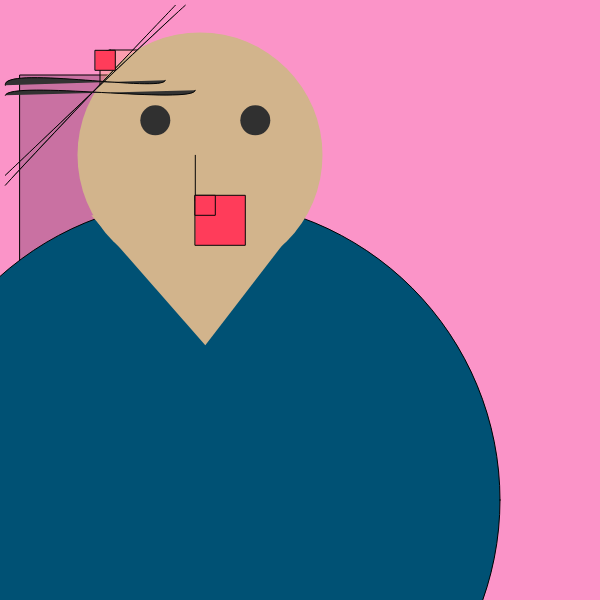
Frame 1 (no input)
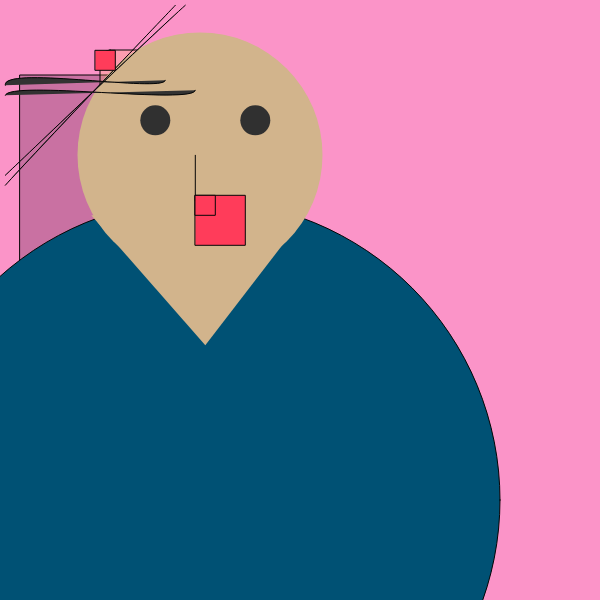
Frame 60 (no input)
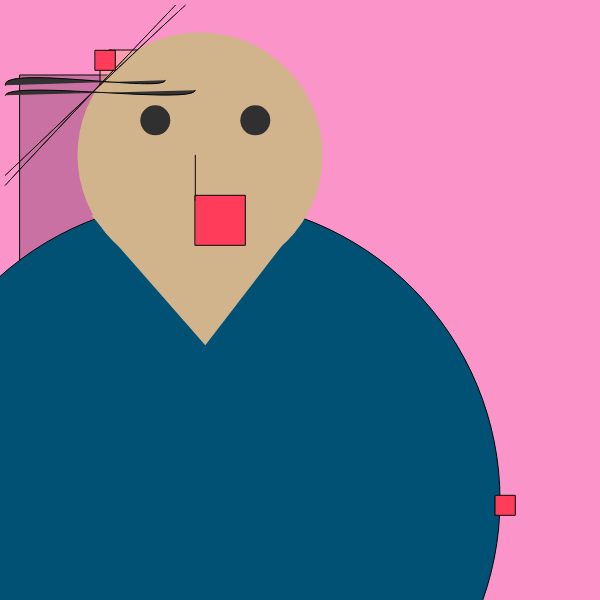
Frame 120 (the mouse pressed at the canvas centre since frame 60)

The p5.js sketch that drew these frames (run headless with seeded random() and noise() and a simulated clock; from frame 60 on, the mouse is pressed at the canvas centre):

// p5.js sketch
// ── sketch.js
function setup() {
  createCanvas(600, 600);
}

function draw() {
background(251,148,200);
  
   
//  face abstract
  //shade box 
  fill(40,2,40,60)
  square(20,75,200)
  
  //yellow
  fill(275,190,75,51)
  square (100,50,80,10)
  
  // Body
  fill(0, 81, 116);
  ellipse(200, 500, 600, 600);
  
  //face upper head
  let c = color('tan');
fill(c);
  noStroke()
  ellipse(200, 155, 245, 245);
  
   //face jawline 
 noStroke()
  
  translate(5.3,5.3)
triangle(200, 340 ,300, 210, 86, 210);
 
  
  //Eyes
  fill(48)
  ellipse(150, 115, 30, 30);//eye 1
  ellipse(250, 115, 30, 30); // eye 2
 
//nose
  stroke (5)
  line( 190,150,190,195)
  
  //hair-stuff
  curve(190,0,180,0,0,170,90,85)
curve(85,90,170,0,0,180,0,190)
  
  //Le Brow
  fill(50)
  curve(0,0,190,85,0,90,170,180)
  curve(0,0,160,75,0,80,190,200)
  
  //lips
fill(255,60,90)
square(190,190,50)
  
  //mouth activation
  //function draw()
  //mini small square 
    push();
    translate(mouseX,mouseY);
    square(190,190,20)
    pop(6);
    translate(90,15)
    square(0,30,20)
  
  //circles
   
  function draw(){
  x+=random(-speed,speed);
  y+=random(-speed,speed);
  x=constrain(x,0,width);
  y=constrain(y,0,height);
  ellipse(x,y,diameter,diameter);
  }
          
  
  




  
  
  

  
  
}
